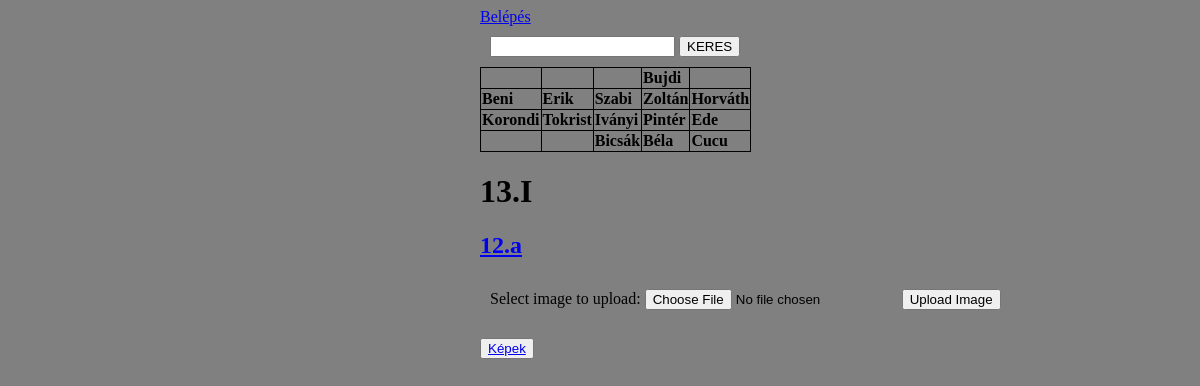
The page / on the database its author committed.
### tables this page shows
CREATE TABLE `sorok` (
  `sorId` int(11) NOT NULL,
  `nev1` int(11) DEFAULT NULL,
  `nev2` int(11) DEFAULT NULL,
  `nev3` int(11) DEFAULT NULL,
  `nev4` int(11) DEFAULT NULL,
  `nev5` int(11) DEFAULT NULL,
  `osztId` int(11) NOT NULL
);

CREATE TABLE `szemelyek` (
  `szId` int(11) NOT NULL,
  `nev` varchar(255) NOT NULL
);

### db.php (called while the page is built, shortened)
<?php
       class DataBase{
        private $servername = "localhost";
        private $username = "admin";
        private $password = ")9erVvI_a*Y//7mp";
        private $dbname = "phpteszt";
        private $conn;
        function __construct(){
            $conn = new mysqli($this->servername,$this->username,$this->password,$this->dbname);
            $this->conn = $conn;
        }
        public function dbSelect($sql){
            $result = $this->conn->query($sql);
            if ($result->num_rows > 0) {
                return $result;
            }else{
                  return NULL;
            }
        }
    }
?>

### szemely.php (called while the page is built, shortened)
<?php
    require_once 'db.php';
    class Szemely{
        private $nev;
        private $db;
        function __construct($db){
            $this->db=$db;
            }
        public function getNev($szId){
            $sql= "SELECT nev from szemelyek where szId = ".$szId;
            if ($resultNev= $this->db->dbSelect($sql)) {
                $szemelySor = $resultNev->fetch_assoc();
                $this->nev = $szemelySor['nev'];
        }
            return $this->nev;
        }
    }
?>

### osztaly.php (called while the page is built, shortened)
<?php
    require_once 'db.php';
    class Osztalyok{
        function __construct($osztId,$db){
            $sql = "SELECT osztNev from osztalyok where osztId = ".$osztId;
                if ($result = $db->dbSelect($sql)) {
                    $osztalySor = $result->fetch_assoc();
            }
        }
        public function getAll($db){
            $osztalyok = array();
            $sql = "SELECT osztId,osztNev from osztalyok";
            if($result = $db->dbSelect($sql)){
                while($row = $result->fetch_assoc()){
                    $osztalyok[$row['osztId']] = $row['osztNev'];
                }
            }
            return $osztalyok;
        }
    }
?>

### index.php (the view, shortened to what this page needs)
<!DOCTYPE html>
<html lang="hu">
<head>
        <?php
        require 'db.php';
        $db= new DataBase();
        require 'model/szemely.php';
        $szemely = new Szemely($db);
        require 'model/osztaly.php';
            $osztaly = 1;
            $osztalyPeldany = new Osztalyok($osztaly,$db);
            $osztalyok = $osztalyPeldany->getAll($db);
?>
</head>
<body>
                <?php
                if(isset($_SESSION['id'])){
                    echo "Üdv ". $_SESSION['nev'];
                    echo '<a href= "belepes.php?kilepes=1"> Kilépés</a>';
                }else{
                    echo '<a href= "belepes.php"> Belépés</a>';
                }
                ?>
            <form method ="post" action = "lista.php">
            <input type="text" name="keresettNev">
            <input type = "submit" value="KERES">
            </form>
            <?php
            $sql = "SELECT sorId,nev1,nev2,nev3,nev4,nev5 FROM sorok WHERE osztId LIKE ".$osztaly;
            if ($result = $db->dbSelect($sql)) {
                echo '<table>';
                while($row = $result->fetch_assoc()) {
                    echo '<tr>';
                    for($i=1; $i<6; $i++){
                        $nev = "";
                        $mezonev = 'nev'.$i;
                        if($row[$mezonev]!=NULL){
                            $nev = $szemely->getNev($row[$mezonev],$db);
                        }
                        $bg ="";
                        if(isset($_SESSION['id'])){
                            if($_SESSION['id'] == $row[$mezonev]){
                                echo "<td style=\"color: green;$bg\">".$nev;
                            }else{
                                echo "<td style=\"$bg\">".$nev;
                            }
                        }else {
                            echo "<td style=\"$bg\">".$nev;
                            echo "</td>\n";
                        }
                    }
                }
                echo '</tr>';
            }
            echo '</table>';
            echo "<h1>$osztalyok[$osztaly]</h1>";
            foreach($osztalyok as $kulcs => $ertek){
                if($kulcs != $osztaly){
                    echo "<h2><a href=\"index.php?osztalyId=$kulcs\">$ertek </a><br></h2>";
                }
            }
        ?>
        <form action="upload.php" method="post" enctype="multipart/form-data">
        Select image to upload:
        <input type="file" name="fileToUpload" id="fileToUpload">
        <input type="submit" value="Upload Image" name="submit">
        </form>
        <br>
        <button> <a href="upload.php">Képek</a></button>
</body>
</html>

### rows shown on the page
sorok: nev4.nev "Bujdi"
sorok: nev1.nev "Beni", nev2.nev "Erik", nev3.nev "Szabi", nev4.nev "Zoltán", nev5.nev "Horváth"
sorok: nev1.nev "Korondi", nev2.nev "Tokrist", nev3.nev "Iványi", nev4.nev "Pintér", nev5.nev "Ede"
sorok: nev3.nev "Bicsák", nev4.nev "Béla", nev5.nev "Cucu"

### other values the page prints
$osztalyok[$osztaly] "13.I"
$ertek "12.a"
